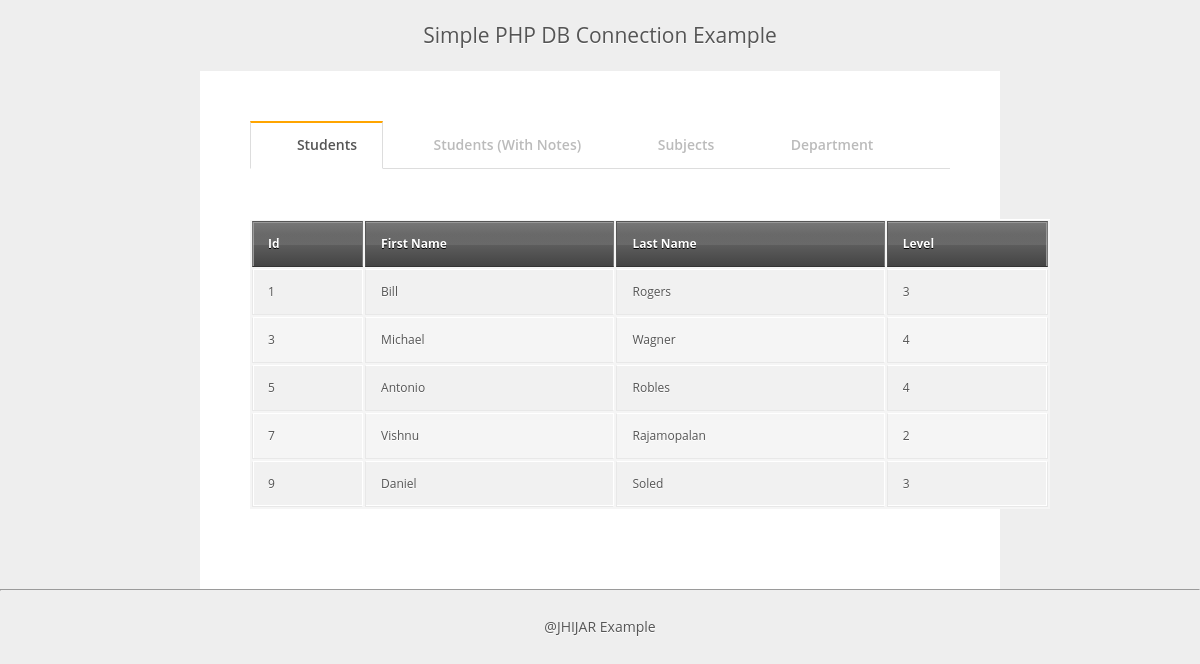
The page / on the database its author committed.
### tables this page shows
CREATE TABLE IF NOT EXISTS `SC_Students` (
`Id` int(10) unsigned NOT NULL,
  `Name` varchar(50) NOT NULL,
  `LastName` varchar(50) NOT NULL,
  `Level` tinyint(3) unsigned NOT NULL
);

### connectdb.php (the view, shortened to what this page needs)
<?php
$username = "root";
$password = "";
$database = "School";
$servername = "localhost";
function createDBConnection(){
	global $servername, $username, $password, $database;
	$conn = new mysqli($servername, $username, $password, $database);
	return $conn;
}
function getAllStudents(){
	$conn = createDBConnection();
	$sql = "SELECT * FROM SC_Students";
	$result = $conn->query($sql);
	if ($result->num_rows > 0) {
		echo "<table class='tblContent'><thead><tr>".
	     "<th>Id</th>".
	     "<th>First Name</th>".
	     "<th>Last Name</th>".
	     "<th>Level</th>".
	     "</tr></thead><tbody>";
    	while($row = $result->fetch_assoc()) {
    		echo "<tr><td>".$row["Id"]."</td><td>".$row["Name"]."</td><td>".$row["LastName"]."</td><td>".$row["Level"]."</td></tr>";
   		 }
   		 echo "</tbody></table>";
	} else {
    	echo "<p> There are no results </p>";
	}
}
?>

### index.php (shortened to what this page needs)
<!DOCTYPE html>
<?php include 'connectdb.php';?>
<html>
<head>
	<link rel="stylesheet" type="text/css" href="css/styles.css" media="all" />
</head>
<body>
<div class="">
<header class="">
	<section>
		<h1>Simple PHP DB Connection Example</h1>
	</section>
</header>
<div id="contenido">
	<main class="mtabs">
  		<label for="tab1">Students</label>
  		<label for="tab2">Students (With Notes)</label>
  		<label for="tab3">Subjects</label>
		<label for="tab4">Department</label>
  <section id="content1">
    <?php getAllStudents();?>
  </section>
</main>
</div>
<div class="">
	<hr class ="alt" />
	<div class="foot">
		<p>@JHIJAR Example</p>
	</div>
</div>
</div>
</body>

### css/styles.css (style rules this page uses)
body { background: #fafafa url(http://jackrugile.com/images/misc/noise-diagonal.png); color: #444; font: 100%/30px 'Helvetica Neue', helvetica, arial, sans-serif; text-shadow: 0 1px 0 #fff; }
table { background: #f5f5f5; border-collapse: separate; box-shadow: inset 0 1px 0 #fff; font-size: 12px; line-height: 24px; margin: 30px auto; text-align: left; width: 800px; }
th { background: url(http://jackrugile.com/images/misc/noise-diagonal.png), linear-gradient(#777, #444); border-left: 1px solid #555; border-right: 1px solid #777; border-top: 1px solid #555; border-bottom: 1px solid #333; box-shadow: inset 0 1px 0 #999; color: #fff; font-weight: bold; padding: 10px 15px; position: relative; text-shadow: 0 1px 0 #000; }
th:after { background: linear-gradient(rgba(255,255,255,0), rgba(255,255,255,.08)); content: ''; display: block; height: 25%; left: 0; margin: 1px 0 0 0; position: absolute; top: 25%; width: 100%; }
th:first-child { border-left: 1px solid #777; box-shadow: inset 1px 1px 0 #999; }
th:last-child { box-shadow: inset -1px 1px 0 #999; }
td { border-right: 1px solid #fff; border-left: 1px solid #e8e8e8; border-top: 1px solid #fff; border-bottom: 1px solid #e8e8e8; padding: 10px 15px; position: relative; transition: all 300ms; }
td:first-child { box-shadow: inset 1px 0 0 #fff; }
td:last-child { border-right: 1px solid #e8e8e8; box-shadow: inset -1px 0 0 #fff; }
tr { background: url(http://jackrugile.com/images/misc/noise-diagonal.png); }
tr:nth-child(odd) td { background: #f1f1f1 url(http://jackrugile.com/images/misc/noise-diagonal.png); }
tr:last-of-type td { box-shadow: inset 0 -1px 0 #fff; }
tr:last-of-type td:first-child { box-shadow: inset 1px -1px 0 #fff; }
tr:last-of-type td:last-child { box-shadow: inset -1px -1px 0 #fff; }
*, *:before, *:after { margin: 0; padding: 0; box-sizing: border-box; }
html, body { height: 100%; }
body { font: 14px/1 'Open Sans', sans-serif; color: #555; background: #eee; }
h1, .foot p { padding: 25px 0; font-weight: 400; text-align: center; }
p { margin: 0 0 20px; line-height: 1.5; }
main { min-width: 320px; max-width: 800px; padding: 50px; margin: 0 auto; background: #fff; }
.mtabs section { display: none; padding: 20px 0 0; border-top: 1px solid #ddd; }
label { display: inline-block; margin: 0 0 -1px; padding: 15px 25px; font-weight: 600; text-align: center; color: #bbb; border: 1px solid transparent; }
label:before { font-family: fontawesome; font-weight: normal; margin-right: 10px; }
label[for*='1']:before { content: '\f1cb'; }
label[for*='2']:before { content: '\f17d'; }
label[for*='3']:before { content: '\f16b'; }
label[for*='4']:before { content: '\f1a9'; }
input:checked + label { color: #555; border: 1px solid #ddd; border-top: 2px solid orange; border-bottom: 1px solid #fff; }
#tab1:checked ~ #content1, #tab2:checked ~ #content2, #tab3:checked ~ #content3, #tab4:checked ~ #content4 { display: block; }

### rows shown on the page
sc_students: Id "1", Name "Bill", LastName "Rogers", Level "3"
sc_students: Id "3", Name "Michael", LastName "Wagner", Level "4"
sc_students: Id "5", Name "Antonio", LastName "Robles", Level "4"
sc_students: Id "7", Name "Vishnu", LastName "Rajamopalan", Level "2"
sc_students: Id "9", Name "Daniel", LastName "Soled", Level "3"
